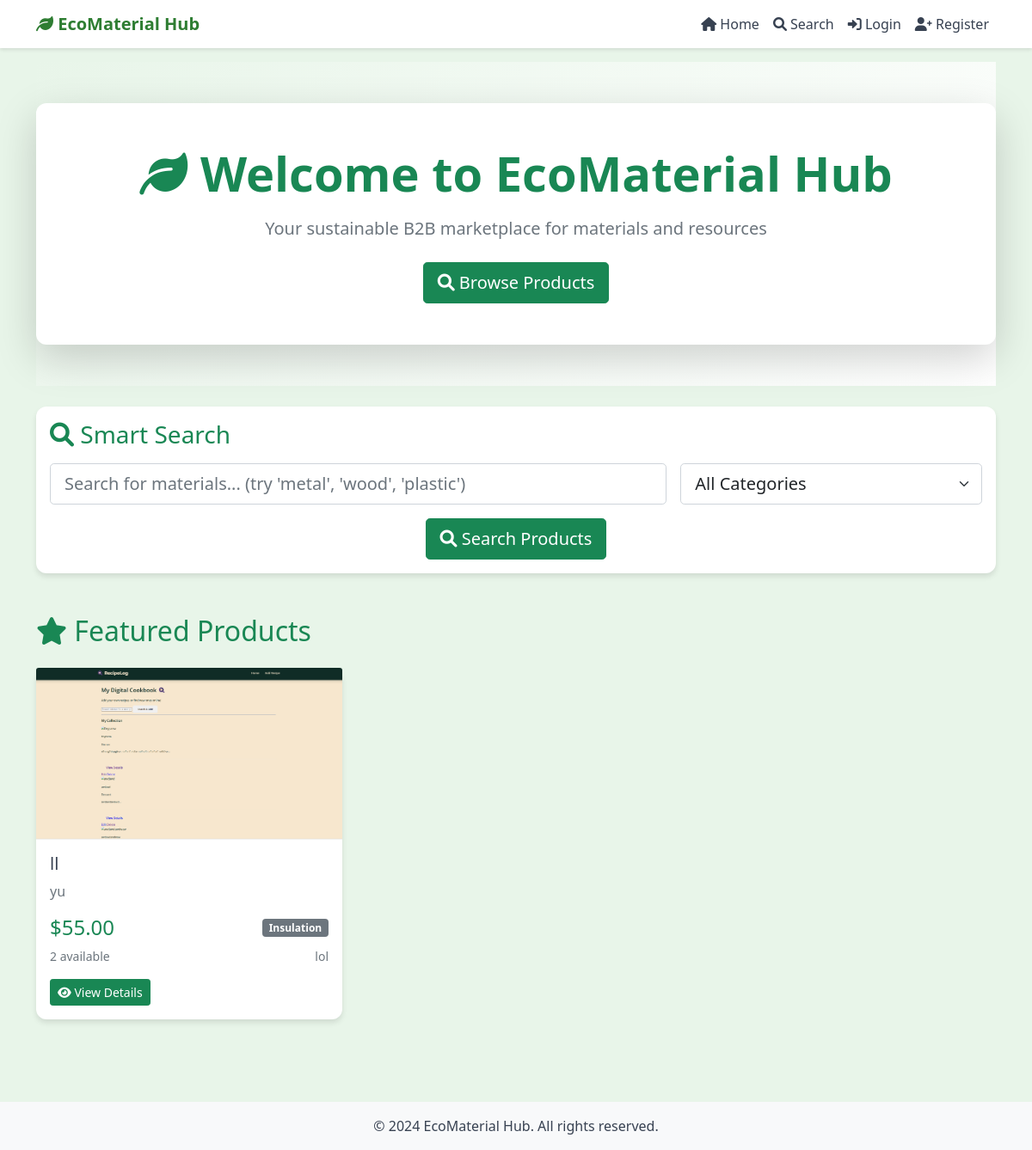
The page / on the database its author committed.
### models.py (models this page shows, shortened)
class Product(db.Model):
    __tablename__ = 'products'
    id = db.Column(db.Integer, primary_key=True)
    title = db.Column(db.String(200), nullable=False)
    description = db.Column(db.Text, nullable=False)
    price = db.Column(db.Numeric(10, 2), nullable=False)
    quantity = db.Column(db.Integer, nullable=False)
    status = db.Column(db.String(20), default='Available')  # Available/Sold/Reserved
    photo_filename = db.Column(db.String(255))
    created_at = db.Column(db.DateTime, default=datetime.utcnow)
    seller_id = db.Column(db.Integer, db.ForeignKey('users.id'), nullable=False)
    category_id = db.Column(db.Integer, db.ForeignKey('categories.id'), nullable=False)
    reviews = db.relationship('Review', backref='product', lazy=True, cascade='all, delete-orphan')
    favorites = db.relationship('Favorite', backref='product', lazy=True, cascade='all, delete-orphan')

class Category(db.Model):
    __tablename__ = 'categories'
    id = db.Column(db.Integer, primary_key=True)
    name = db.Column(db.String(100), unique=True, nullable=False)
    description = db.Column(db.Text)
    created_at = db.Column(db.DateTime, default=datetime.utcnow)
    products = db.relationship('Product', backref='category', lazy=True)

class User(UserMixin, db.Model):
    __tablename__ = 'users'
    id = db.Column(db.Integer, primary_key=True)
    business_name = db.Column(db.String(200), nullable=False)
    username = db.Column(db.String(80), unique=True, nullable=False)
    email = db.Column(db.String(120), unique=True, nullable=False)
    password_hash = db.Column(db.String(255), nullable=False)
    role = db.Column(db.String(20), default='User')  # Admin/User
    phone_number = db.Column(db.String(20))
    telegram_id = db.Column(db.String(50))  # Store Telegram username or ID
    balance = db.Column(db.Numeric(10, 2), default=0)  # User balance in tokens/manat
    created_at = db.Column(db.DateTime, default=datetime.utcnow)
    is_active = db.Column(db.Boolean, default=True)
    products = db.relationship('Product', backref='seller', lazy=True)
    reviews = db.relationship('Review', foreign_keys='Review.reviewer_id', backref='reviewer', lazy=True)
    favorites = db.relationship('Favorite', backref='user', lazy=True)

### app.py (the view)
@app.route('/', methods=['GET', 'POST'])
def home():
    form = SearchForm()
    try:
        categories = Category.query.all()
        form.category.choices = [(0, 'All Categories')]
        if current_user.is_authenticated:
            form.category.choices.append((-1, '❤️ My Favorites'))
        form.category.choices += [(c.id, c.name) for c in categories]
    except Exception as e:
        logger.error(f"Error loading home page categories: {e}")
        categories = []
        form.category.choices = [(0, 'All Categories')]
    products = []
    search_performed = False
    if request.method == 'POST' and form.validate_on_submit():
        query = form.query.data.strip() if form.query.data else ''
        category_id = form.category.data
        search_performed = True
        logger.info(f"Home search query: '{query}', category_id: {category_id}")
        if category_id == -1:  # Favorites category
            if current_user.is_authenticated:
                favorite_product_ids = [f.product_id for f in Favorite.query.filter_by(user_id=current_user.id).all()]
                products = Product.query.filter(Product.id.in_(favorite_product_ids)).order_by(Product.created_at.desc()).all()
            else:
                products = []
        else:
            product_query = Product.query.filter_by(status='Available')
            if category_id and category_id != 0:
                product_query = product_query.filter_by(category_id=category_id)
            if query:
                product_query = product_query.filter(
                    Product.title.contains(query) |
                    Product.description.contains(query)
                )
            products = product_query.order_by(Product.created_at.desc()).all()
            logger.info(f"Home search found {len(products)} products")
    else:
        try:
            products = Product.query.filter_by(status='Available').order_by(Product.created_at.desc()).limit(6).all()
        except Exception as e:
            logger.error(f"Error loading featured products: {e}")
            products = []
    return render_template('home.html', products=products, categories=categories, form=form, search_performed=search_performed)

### forms.py
class SearchForm(FlaskForm):
    query = StringField('Search', validators=[Optional()])
    category = SelectField('Category', coerce=int, default=0)

### templates/home.html (shortened to what this page needs)
{% extends "layout.html" %}
{% block content %}
<div class="hero-section text-center py-5">
    <div class="card border-0 shadow-lg">
        <div class="card-body p-5">
            <h1 class="display-4 fw-bold text-success mb-3">
                <i class="fas fa-leaf"></i> Welcome to EcoMaterial Hub
            </h1>
            <p class="lead text-muted mb-4">
                Your sustainable B2B marketplace for materials and resources
            </p>
            <div class="d-flex justify-content-center gap-3">
                <a href="{{ url_for('search') }}" class="btn btn-success btn-lg">
                    <i class="fas fa-search"></i> Browse Products
                </a>
            </div>
        </div>
    </div>
</div>
<div class="search-section py-4">
    <div class="card">
        <div class="card-body">
            <h3 class="card-title text-success mb-3">
                <i class="fas fa-search"></i> Smart Search
            </h3>
            <form method="POST" class="search-container">
                <div class="row g-3">
                    <div class="col-md-8">
                        {{ form.query(class="form-control form-control-lg", placeholder="Search for materials... (try 'metal', 'wood', 'plastic')") }}
                    </div>
                    <div class="col-md-4">
                        {{ form.category(class="form-select form-select-lg") }}
                    </div>
                </div>
                <div class="row mt-3">
                    <div class="col-12 text-center">
                        <button type="submit" class="btn btn-success btn-lg">
                            <i class="fas fa-search"></i> Search Products
                        </button>
                    </div>
                </div>
            </form>
        </div>
    </div>
</div>
<div class="products-section py-4">
    {% if search_performed %}
        <h2 class="mb-4 text-success">
            <i class="fas fa-search"></i> Search Results
            {% if products %}
                <span class="badge bg-secondary ms-2">{{ products|length }} found</span>
            {% endif %}
        </h2>
    {% else %}
        <h2 class="mb-4 text-success">
            <i class="fas fa-star"></i> Featured Products
        </h2>
    {% endif %}
    <div class="row" id="products-grid">
        {% if products %}
            {% for product in products %}
                <div class="col-lg-4 col-md-6 mb-4">
                    <div class="card h-100 product-card" data-product-id="{{ product.id }}">
                        {% if product.photo_filename %}
                            <img src="{{ url_for('static', filename='uploads/' + product.photo_filename) }}"
                                 alt="{{ product.title }}" class="card-img-top product-image" style="height: 200px; object-fit: cover;">
                        {% else %}
                            <div class="card-img-top d-flex align-items-center justify-content-center" style="height: 200px; background-color: #e8f5e9;">
                                <i class="fas fa-box fa-3x text-success"></i>
                            </div>
                        {% endif %}
                        <div class="card-body d-flex flex-column">
                            <h5 class="card-title">{{ product.title }}</h5>
                            <p class="card-text text-muted">{{ product.description[:100] }}{% if product.description|length > 100 %}...{% endif %}</p>
                            <div class="mt-auto">
                                <div class="d-flex justify-content-between align-items-center mb-2">
                                    <span class="h4 text-success mb-0">${{ "%.2f"|format(product.price) }}</span>
                                    <span class="badge bg-secondary">{{ product.category.name }}</span>
                                </div>
                                <div class="d-flex justify-content-between align-items-center mb-3">
                                    <small class="text-muted">{{ product.quantity }} available</small>
                                    <small class="text-muted">{{ product.seller.business_name }}</small>
                                </div>
                                <div class="d-flex gap-2">
                                    <a href="{{ url_for('product_detail', product_id=product.id) }}" class="btn btn-sm btn-success">
                                        <i class="fas fa-eye"></i> View Details
                                    </a>
                                </div>
                            </div>
                        </div>
                    </div>
                </div>
            {% endfor %}
        {% endif %}
    </div>
</div>
{% endblock %}

### templates/layout.html (style rules this page uses)
:root { --forest-green: #2e7d32; --light-green: #66bb6a; --light-mint: #e8f5e9; --light-gray: #f5f5f5; --slate: #374151; }
body { font-family: 'Segoe UI', Tahoma, Geneva, Verdana, sans-serif; background-color: var(--light-mint); color: var(--slate); }
.card { border: none; border-radius: 12px; box-shadow: 0 4px 6px rgba(0,0,0,0.1); background: white; }
.product-card { transition: transform 0.3s ease; }

### templates/home.html (style rules this page uses)
.hero-section { background: linear-gradient(135deg, var(--light-mint), white); }
.product-card { transition: transform 0.3s ease, box-shadow 0.3s ease; }

### rows shown on the page
Product: photo_filename (picture), title "ll", description "yu", price "55.00", category.name "Insulation", quantity "2", seller.business_name "lol"
